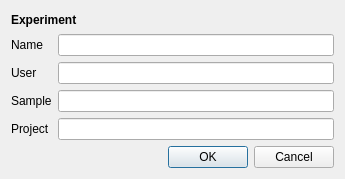
<?xml version="1.0" encoding="UTF-8"?>
<ui version="4.0">
 <class>Form</class>
 <widget class="QWidget" name="Form">
  <property name="geometry">
   <rect>
    <x>0</x>
    <y>0</y>
    <width>345</width>
    <height>179</height>
   </rect>
  </property>
  <property name="windowTitle">
   <string>Form</string>
  </property>
  <layout class="QGridLayout" name="gridLayout">
   <item row="3" column="1">
    <widget class="QLineEdit" name="lineEdit_exp_sample"/>
   </item>
   <item row="2" column="1">
    <widget class="QLineEdit" name="lineEdit_exp_user"/>
   </item>
   <item row="1" column="0">
    <widget class="QLabel" name="label_exp_name">
     <property name="text">
      <string>Name</string>
     </property>
    </widget>
   </item>
   <item row="5" column="0" colspan="2">
    <widget class="QDialogButtonBox" name="buttonBox">
     <property name="orientation">
      <enum>Qt::Horizontal</enum>
     </property>
     <property name="standardButtons">
      <set>QDialogButtonBox::Cancel|QDialogButtonBox::Ok</set>
     </property>
     <property name="centerButtons">
      <bool>false</bool>
     </property>
    </widget>
   </item>
   <item row="0" column="0" colspan="2">
    <widget class="QLabel" name="label_title">
     <property name="font">
      <font>
       <weight>75</weight>
       <bold>true</bold>
      </font>
     </property>
     <property name="text">
      <string>Experiment</string>
     </property>
    </widget>
   </item>
   <item row="3" column="0">
    <widget class="QLabel" name="label_exp_sample">
     <property name="text">
      <string>Sample</string>
     </property>
    </widget>
   </item>
   <item row="1" column="1">
    <widget class="QLineEdit" name="lineEdit_exp_name"/>
   </item>
   <item row="2" column="0">
    <widget class="QLabel" name="label_exp_user">
     <property name="text">
      <string>User</string>
     </property>
    </widget>
   </item>
   <item row="4" column="0">
    <widget class="QLabel" name="label_exp_project">
     <property name="text">
      <string>Project</string>
     </property>
    </widget>
   </item>
   <item row="4" column="1">
    <widget class="QLineEdit" name="lineEdit_exp_project"/>
   </item>
  </layout>
 </widget>
 <resources/>
 <connections/>
</ui>
